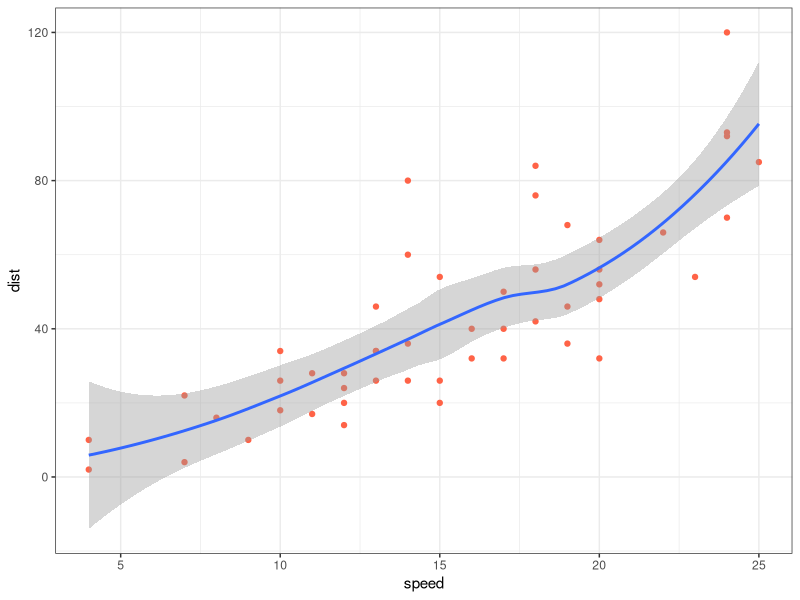

This figure's R source:
## ---- chunk 1
#| label: setup
library(ggplot2)
# options(scipen = 999)
## ---- chunk 2
#| label: define-x
#| cache: true
x <- 2
## ---- chunk 3
#| label: simple-math
1 + 1
## ---- chunk 4
#| label: more-math
#| echo: true
#| output: true
x*3
## ---- chunk 5
#| label: warning-example
#| warning: false
log(-2)
## ---- chunk 6
#| label: fig-cars
#| fig-cap: A scatterplot of cars
#| message: false
ggplot(cars, aes(x = speed, y = dist))+
  geom_point(color = "tomato")+
  geom_smooth()+
  theme_bw()
